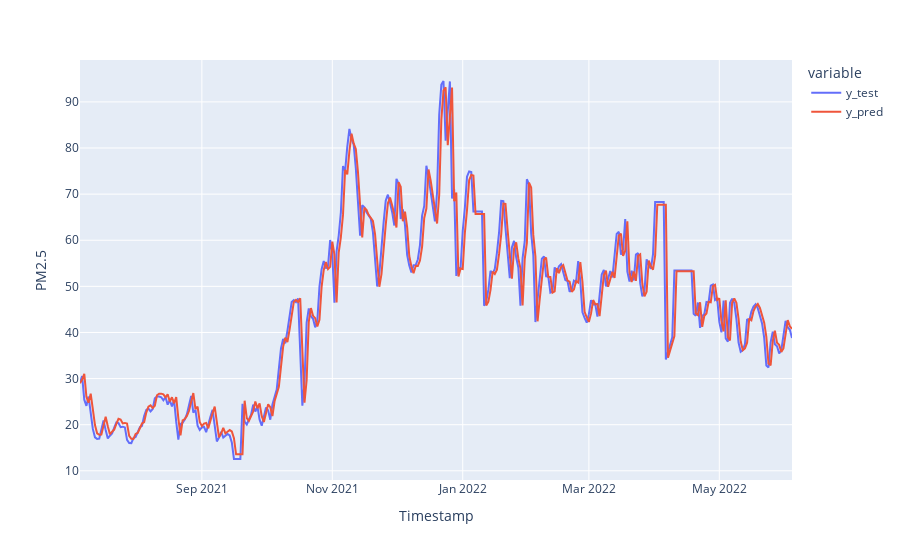

Write notebook code for a chart like this one.
### Code cell
fig  = px.line(df_pred_test, labels = {'value':'PM2.5'})
fig.show()

### Figure 1 — Plotly figure (JSON) as saved in the notebook; plotly's stock layout.template omitted (floating-point values rounded to 4 significant figures; data arrays with more than 128 entries replaced by an {"elided": "..."} marker saying what was removed)
{"data": [{"hovertemplate": "variable=y_test<br>Timestamp=%{x}<br>PM2.5=%{y}<extra></extra>", "legendgroup": "y_test", "line": {"color": "#636efa", "dash": "solid"}, "marker": {"symbol": "circle"}, "mode": "lines", "name": "y_test", "orientation": "v", "showlegend": true, "type": "scatter", "x": {"elided": "334 str values"}, "xaxis": "x", "y": {"elided": "334 float values"}, "yaxis": "y"}, {"hovertemplate": "variable=y_pred<br>Timestamp=%{x}<br>PM2.5=%{y}<extra></extra>", "legendgroup": "y_pred", "line": {"color": "#EF553B", "dash": "solid"}, "marker": {"symbol": "circle"}, "mode": "lines", "name": "y_pred", "orientation": "v", "showlegend": true, "type": "scatter", "x": {"elided": "334 str values"}, "xaxis": "x", "y": {"elided": "334 float values"}, "yaxis": "y"}], "layout": {"autosize": true, "legend": {"title": {"text": "variable"}, "tracegroupgap": 0}, "margin": {"t": 60}, "xaxis": {"anchor": "y", "autorange": true, "domain": [0, 1], "range": ["2021-07-06", "2022-06-04"], "title": {"text": "Timestamp"}, "type": "date"}, "yaxis": {"anchor": "x", "autorange": true, "domain": [0, 1], "range": [8.006, 99.09], "title": {"text": "PM2.5"}, "type": "linear"}}}
